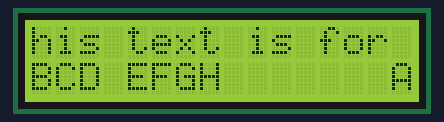
The sketch below on a simulated Arduino Uno, built with avr-gcc and run on an emulated ATmega328P. On the bench: 16×2 character LCD.

Above: at 0.26 s.
At 5.08 s:
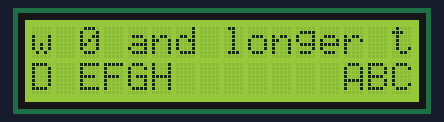
At 9.9 s:
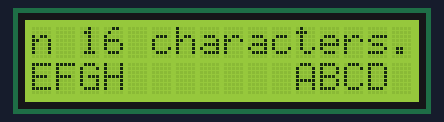
At 19.81 s:
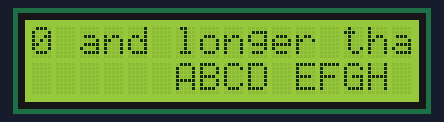
At 29.71 s:
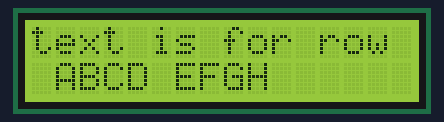
At 39.62 s:
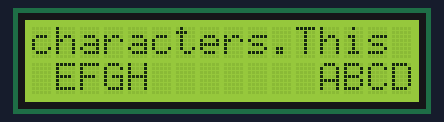

The sketch:

code.ino
```cpp
#include <Wire.h>
#include <LiquidCrystal_I2C.h>

// Initialize LCD object with address 0x27, 16 columns, and 2 rows
LiquidCrystal_I2C lcd(0x27, 16, 2);

// Global Variables
const int LCD_WIDTH = 16;
const int SCROLL_WAIT_TIME = 200;
bool SCROLL_ENABLED = true;  // Flag to enable/disable scrolling
char SCROLL_DIRECTION = 'L'; // Direction of scrolling ('L' for left, 'R' for right)
char LCD_ROW_1[] = "This text is for row 0 and longer than 16 characters.";
char LCD_ROW_2[] = "ABCD EFGH";

char *row1; // pointer for row1
char *row2; // pointer for row2

void setup() {
    lcd.init();      // Initialize the LCD
    lcd.backlight(); // Turn on the backlight
    row1 = prepareText(LCD_ROW_1);
    row2 = prepareText(LCD_ROW_2);
}

// if the text is longer than 16 characters
// it returns original text array pointer
// else it returns a new array with 16 characters
// and the rest is filled with spaces
char *prepareText(char *originalText) {
    int textLength = strnlen(originalText, LCD_WIDTH); // reads max LCD_WITH length

    if (textLength == LCD_WIDTH) {
        return originalText;
    }
    else {
        char *paddedText = new char[LCD_WIDTH + 1]; // Allocate memory for paddedText dynamically
        memset(paddedText, ' ', LCD_WIDTH);
        strncpy(paddedText, originalText, textLength); // Use strncpy to avoid buffer overflow
        paddedText[LCD_WIDTH] = '\0'; // add null terminator
        return paddedText;
    }
}

void loop() {
    if (SCROLL_ENABLED) {
        scrollText(row1);
        scrollText(row2);
    }

    lcd.clear();

    lcd.setCursor(0, 0);
    lcd.print(row1);

    lcd.setCursor(0, 1);
    lcd.print(row2);

    delay(SCROLL_WAIT_TIME);
}

void scrollText(char *text) {
    // Check the scrolling direction
    if (SCROLL_DIRECTION == 'L') {
        scrollLeft(text); // Scroll text to the left
    }
    else { // SCROLL_DIRECTION == 'R'
        scrollRight(text); // Scroll text to the right
    }
}

void scrollLeft(char *text) {
    int textLength = strlen(text);
    char temp = text[0]; // Store the first character temporarily

    for (int i = 0; i < textLength - 1; i++){
        text[i] = text[i + 1]; // Shift each character to the left
    }

    text[textLength - 1] = temp; // Move the first character to the end
}

void scrollRight(char *text){
    int textLength = strlen(text);
    char temp = text[textLength - 1]; // Store the last character temporarily

    for (int i = textLength - 1; i > 0; i--)    {
        text[i] = text[i - 1]; // Shift each character to the right
    }

    text[0] = temp; // Move the last character to the beginning
}
```
